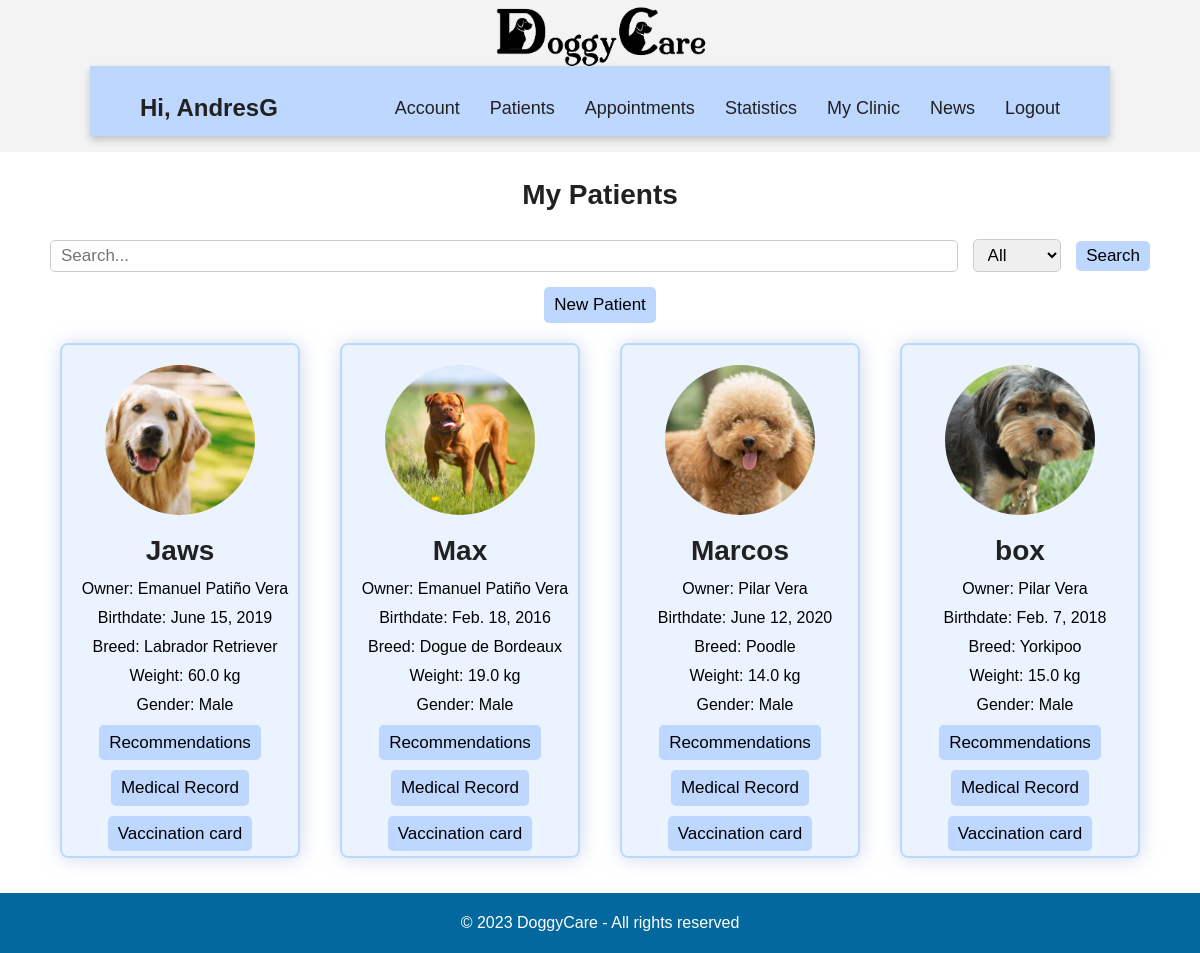
The app's page /vet/patients/ (signed in) with its own data.
### accounts/models.py (models this page shows, shortened)
class User(AbstractUser):
    email = models.EmailField(unique=True)
    is_vet = models.BooleanField(default=False)
    is_owner = models.BooleanField(default=False)

class Owner(models.Model):
    user = models.OneToOneField(User, on_delete=models.CASCADE, primary_key=True, related_name='owner')
    identification = models.CharField(max_length=10, validators=[validate_numeric])
    name = models.CharField(max_length=50)
    birthdate = models.DateField(validators=[validate_age])
    telephone = models.CharField(max_length=50, validators=[validate_numeric])
    address = models.CharField(max_length=50)

### vet/models.py (models this page shows, shortened)
class Dog(models.Model):
    GENDER_CHOICES = (
    ('Male', 'Male'),
    ('Female', 'Female'),
    )
    image= models.ImageField(upload_to='images/')
    id= models.AutoField(primary_key= True)
    owner= models.ForeignKey(Owner, on_delete=models.CASCADE)
    name= models.CharField(blank= False, max_length=20)
    breed= models.ForeignKey(breed, on_delete=models.CASCADE)
    birthdate= models.DateField(blank= False, validators=[validate_minor])
    weight= models.FloatField(blank= False)
    gender= models.CharField(blank= False, max_length=10, choices=GENDER_CHOICES)
    vaccination_card = models.ForeignKey(vaccination_card, on_delete=models.CASCADE,null=True,blank = True)
    vet= models.ForeignKey(Vet, on_delete=models.CASCADE)

class breed(models.Model):
    name= models.CharField(blank= False, max_length=40)
    def __str__(self):
        return self.name

### vet/views.py (the view, shortened to what this page needs)
# urls.py: path('patients/', views.patients, name='patients'),
@login_required
@vet_required
def patients(request):
    search_term = request.GET.get('searchTerm')
    filter_by = request.GET.get('filter')
    dogs = Dog.objects.filter(vet=request.user.vet)
    return render(request, 'patients.html', {'dogs': dogs})

### vet/templates/patients.html (shortened to what this page needs)
<!DOCTYPE html>
{% extends 'base.html' %}
{% load static %}
    {% block additional_styles %}
    <link rel="stylesheet" href="{% static 'css/vet/patients.css' %}">
    {% endblock additional_styles %}
        {% block content %}
        <div class= "title">
            <h2>My Patients</h2>
        </div>
        <form action="" class="search-bar">
            <input type="text" class="form-control" name="searchTerm" placeholder="Search...">
            <div class="search-filter">
                <select class="form-control" name="filter">
                    <option value="all">All</option>
                </select>
            </div>
            <button type="submit" class="btn btn-primary">Search</button>
        </form>
        <div class="new-patient">
            <a href="{% url 'dog_register' %}" class="btn">New Patient</a>
        </div>
        <div class="dog-list">
            {% for dog in dogs %}
            <div class="dog-card">
                <a href="{% url 'dog_profile' dog.id %}">
                    <img src="{{ dog.image.url }}" alt="Image">
                </a>
                <div class="card-content p-3 mx-2">
                    <h2>{{ dog.name }}</h2>
                    <p>Owner: {{ dog.owner.name }} </p>
                    <p>Birthdate: {{ dog.birthdate }} </p>
                    <p>Breed: {{ dog.breed }} </p>
                    <p>Weight: {{ dog.weight }} kg</p>
                    <p>Gender: {{ dog.gender }} </p>
                    <div class="card-button">
                        <a href="{% url 'recomendations' dog_id=dog.id %}" class="btn">Recommendations</a>
                        <a href="{% url 'medical_record' dog_id=dog.id %}" class="btn">Medical Record</a>
                        <a href="{% url 'vaccination_card' dog_id=dog.id  %}" class="btn">Vaccination card</a>
                    </div>
                </div>
            </div>
            {% endfor %}
        </div>
        {% endblock content %}

### vet/templates/base.html (shortened to what this page needs)
<!DOCTYPE html>
{% load static %}
<html lang="en">
    <head>
        <link rel="stylesheet" href="{% static 'css/vet/base.css' %}">
        {% block additional_styles %}
        {% endblock additional_styles %}
    </head>
    <body>
        <header>
            <div class="container-top-bar">
                <div class="top-bar">
                    <a href="{% url 'home' %}">
                        <img src="{% static 'img/logo.png' %}" alt="Logo">
                    </a>
                </div>
        </div>
        <nav class="nav-bar">
            <div class="greeting">
                {% if user.is_authenticated %}
                <h3>Hi, {{ user.username }}</h3>
                {% endif %}
            </div>
            <div class="tabs">
                <ul>
                    <li><a href="{% url 'manage_vet' %}">Account</a></li>
                    <li><a href="{% url 'patients' %}">Patients</a></li>
                    <li><a href="{% url 'appointment' %}">Appointments</a></li>
                    <li><a href="{% url 'statistics' %}">Statistics</a></li>
                    <li><a href="{% url 'show_clinic' %}">My Clinic</a></li>
                    <li><a href="{% url 'news' %}">News</a></li>
                    <li><a href="{% url 'logout' %}">Logout</a></li>
                </ul>
            </div>
        </nav>
        </header>
        <main>
            {% block content %}
            {% endblock content%}
        </main>
    </body>
    <footer>
        <div>
            <p>&copy; 2023 DoggyCare - All rights reserved</p>
        </div>
    </footer>
</html>

### static/css/vet/base.css (style rules this page uses)
html { font-family: "Poppins", sans-serif; line-height: 1.15; -webkit-text-size-adjust: 100%; -webkit-tap-highlight-color: rgba(0, 0, 0, 0); }
body { margin: 0; font-size: 1rem; line-height: 1.5; text-align: left; }
.container-top-bar { position: absolute; top: 0; width: 100%; height: 16%; background-color: #F3F3F3; z-index: 0; }
.top-bar { display:flex; margin-top:5px; text-align: center; font-weight: 800; justify-content: center; }
.top-bar img { height: 62px; margin-left: 20px; margin-right: 20px; margin-top: 1px; }
h3 { font-size: 1.5rem; color: #212121; }
h2 { text-align: center; }
.nav-bar { margin-top: 5.5%; height: 70px; width: 85%; position: relative; left: 50%; transform: translateX(-50%); background-color: rgb(189, 215, 255); display:flex; flex-wrap: wrap; align-items: center; justify-content: space-between; box-shadow: 0 4px 8px rgba(0, 0, 0, 0.2); }
.greeting { margin-left: 50px; font-size: 30px; }
.tabs { margin-right: 50px; display: flex; flex-wrap: wrap; align-items: center; justify-content: space-between; }
.tabs ul { display: flex; }
.tabs li { margin-left: 30px; font-size: 16px; list-style-type: none; }
.nav-bar a { font-weight: 300; font-size: 18px; color: #212121; text-decoration: none; transition: color 0.3s }
footer { background-color: #03689e; color: #fff; padding: 2px 0; text-align:center; width: 100%; bottom: 0; }

### static/css/vet/patients.css (style rules this page uses)
main { margin-top: 15px; margin-bottom: 15px; font-family: "Poppins", sans-serif; }
h2 { font-size: 28px; color: #212121; text-align: center; }
.title { text-align: center; align-content: center; font-size: 28px; font-weight: bold; }
.search-bar { display: flex; align-items: center; padding: 0 50px 0; }
.form-control { padding: 5px 10px; margin-right: 15px; font-size: 17px; border: 1px solid #ccc; border-radius: 5px; width: 100%; }
.search-filter { width: 10%; margin-right: 15px; }
.new-patient { margin-top: 15px; display: flex; align-items: center; justify-content: center; }
.btn { padding: 5px 10px; font-size: 17px; text-decoration: none; background-color: #BDD7FF; color: #000000; border: none; border-radius: 5px; cursor: pointer; }
.dog-list { padding: 0 10px; display: flex; flex-wrap: wrap; justify-content: center; }
.dog-card { border-radius: 8px; box-shadow: 1px 1px 20px #86a7d566; overflow: hidden; width: 20%; margin: 20px; float: left; padding: auto; transition: transform 0.3s ease; background-color: rgba(189, 215, 255, 0.3); border: 2px solid rgb(189, 215, 255); }
.dog-card img { padding: 10px; width: 150px; height: 150px; border-radius: 50%; object-fit: cover; display: block; margin: 0 auto; margin-top: 10px; }
.dog-card h2 { text-align: center; margin: 5px; }
.card-content p { margin: 0 0 3px; margin-left: 10px; margin-top: 5px; text-align: center; }
.card-button { padding: 5px; display: flex; flex-direction: column; align-items: center; gap: 10px; }

### records on screen
User: username "AndresG"
Dog: image (picture), name "Jaws", owner.name "Emanuel Patiño Vera", birthdate "June 15, 2019", breed "Labrador Retriever", weight "60.0", gender "Male"
Dog: image (picture), name "Max", owner.name "Emanuel Patiño Vera", birthdate "Feb. 18, 2016", breed "Dogue de Bordeaux", weight "19.0", gender "Male"
Dog: image (picture), name "Marcos", owner.name "Pilar Vera", birthdate "June 12, 2020", breed "Poodle", weight "14.0", gender "Male"
Dog: image (picture), name "box", owner.name "Pilar Vera", birthdate "Feb. 7, 2018", breed "Yorkipoo", weight "15.0", gender "Male"
